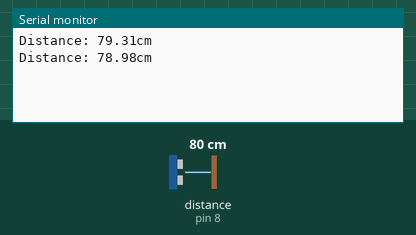
Bench run of a sketch on a simulated Arduino Uno, built with avr-gcc and run on an emulated ATmega328P. On the bench: the last lines printed to the serial monitor. Wiring (inferred from the names in the program): ultrasonic range finder: trigger pin 7; echo pin 8. The inputs (shaded band) are chosen by the test bench; at power-on: distance to the obstacle (sensor on pin 8) 80 cm. The echo pulse lasts 58.3 µs per cm.

Above: at 1.8 s.
1.9 s: distance to the obstacle (sensor on pin 8) set to 2 cm
At 2.7 s:
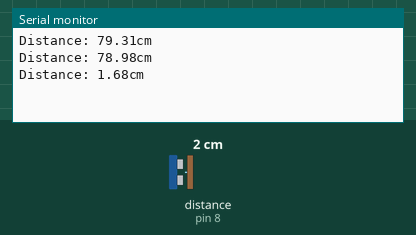
3.4 s: distance to the obstacle (sensor on pin 8) set to 4 cm
At 4.9 s:
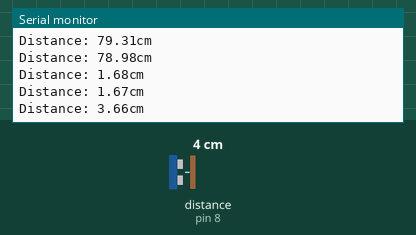
Timing chart, 0 to 6.4 s (numbered marks = the images above; inputs shaded):
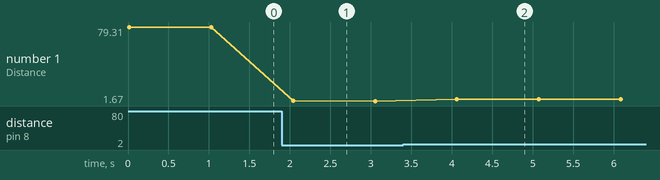

Measured:
- after the input at 1.9 s, the serial monitor: prints a new line after 0.14 s (image 1)
- after the input at 3.4 s, the serial monitor: prints a new line after 0.66 s (image 2)
- plotted number 1: 78.98 → 1.67 after the input at 1.9 s, 1.67 → 3.66 after the input at 3.4 s

The sketch:

UltraSonic.ino
```cpp
int trig = 7;
int echo = 8;

long duration;
float distance;

void setup() {
  // put your setup code here, to run once:
  pinMode(trig, OUTPUT);
  pinMode(echo, INPUT);
  Serial.begin(9600);
}

void loop() {
  // put your main code here, to run repeatedly:
  digitalWrite(trig, LOW);
  delay(10);

  digitalWrite(trig, HIGH);
  delayMicroseconds(10);
  digitalWrite(trig, LOW);

  duration = pulseIn(echo, HIGH);

  distance = duration * 0.017;

  Serial.print("Distance: ");
  Serial.print(distance);
  Serial.println("cm");
  delay(1000);
}
```
